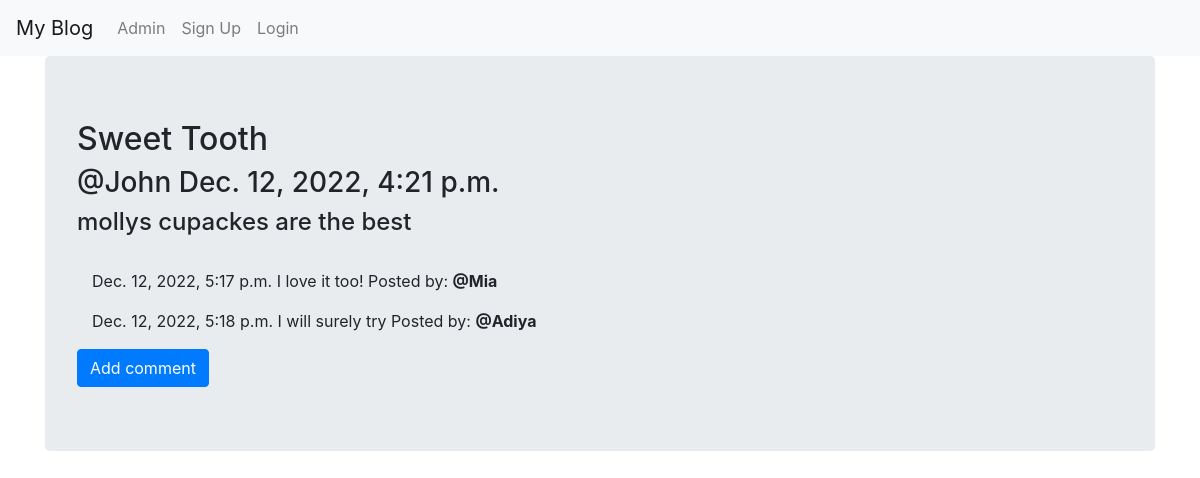
Page /14/ on the committed database.
### myblog/models.py (models this page shows, shortened)
class Post(models.Model):
    author = models.CharField(max_length=200)
    title = models.CharField(max_length=200)
    text = models.TextField()
    published_date = models.DateTimeField(default=timezone.now)

class Comment(models.Model):
    post = models.ForeignKey('myblog.Post', related_name='comments',on_delete=models.CASCADE)
    author = models.CharField(max_length=200)
    text = models.TextField()
    created_date = models.DateTimeField(default=timezone.now)

### myblog/views.py (the view)
# urls.py: path('<int:pk>/',views.PostDetailView.as_view(), name='post_details'),
class PostDetailView(DetailView):
    context_object_name = 'post_details'
    model = models.Post
    template_name = 'post_detail.html'

### myblog/templates/post_detail.html
{% extends "base.html" %}
{% block body_block %}
   <div class="jumbotron">
        <h2>{{ post_details.title }}</h2>
        <h3>@{{ post_details.author}} {{ post_details.published_date }}</h3>
        <h4>{{ post_details.text|safe|linebreaksbr }}</h4>
    <div class="container">
    <br>
     {% for comment in post_details.comments.all %}
             <p> {{ comment.created_date }}
                 {{ comment.text }} Posted by: <strong>@{{ comment.author }}</strong></p>
     {% empty %}
         <p>No comments posted.</p>
     {% endfor %}
      </div>
      <a class="btn btn-primary btn-comment" href="{% url 'myblog:createcom' %}">Add comment</a>
     </div>
{% endblock %}

### rows in the picture
Post: title "Sweet Tooth", author "John", published_date "Dec. 12, 2022, 4:21 p.m.", text "mollys cupackes are the best"
Comment: created_date "Dec. 12, 2022, 5:17 p.m.", text "I love it too!", author "Mia"
Comment: created_date "Dec. 12, 2022, 5:18 p.m.", text "I will surely try", author "Adiya"
